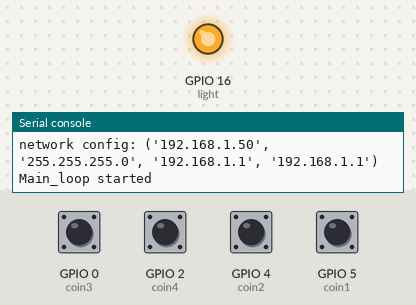
A program run on a simulated ESP8266 board running MicroPython. Parts: output pins drawn as LEDs (lit = HIGH), the last lines printed to the serial console. The test bench sets the inputs (shaded band); at power-on: GPIO 0 (coin3), GPIO 2 (coin4), GPIO 4 (coin2), GPIO 5 (coin1) HIGH. WiFi joins after 1.5 s; web requests get an empty 200 reply after 0.4 s.

Above: at 2.7 s.
2.8 s: GPIO 0 (coin3) pulled LOW for 0.15 s
At 3.2 s:
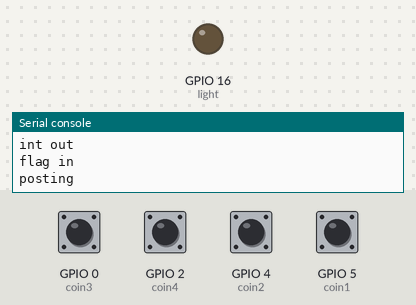
Timing chart, 0 to 5.8 s (numbered marks = the images above; inputs shaded):
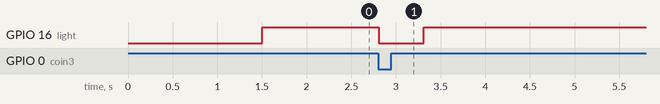

Measured:
- after the input at 2.8 s, GPIO 16 (light): HIGH → LOW at once, → HIGH 0.50 s later

The program:

boot-working-prototype.py
```python
# This file is executed on every boot (including wake-boot from deepsleep)

# Garbage collection

import gc
import micropython
import machine
import time
import socket
import network
import ubinascii

int_counter = 0
pin_flag = None
light = None
uid = None
p = None
gc.collect()

# This is for the web based python console. I figure we don't need this right now
# but it might be helpful later once we get the wifi going and aren't hooked up to
# a computer.

#import webrepl
#webrepl.start()

# Now let's mess with networking. The ESP8266 actually has two interfaces: one that
# can act as an AP and another that can connect to an existing network. I /think/ they
# both can stay on.

# The challenge here will be coming up with a way to automatically do this. Maybe we
# need to add bluetooth or something so that you can set this up from a phone? We
# certainly can't expect people to edit this file.

def do_connect():
    import network
    global uid
    sta_if = network.WLAN(network.STA_IF)
    if not sta_if.isconnected():
        print('Connecting to network...')
        sta_if.active(True)
        sta_if.connect('Railroad', '4029816110')
        while not sta_if.isconnected():
            pass
    print('network config:', sta_if.ifconfig())
    mac = ubinascii.hexlify(sta_if.config('mac'),':').decode()
    uid = mac.replace(":", "")

# Now we'll call that method.
print("After do_connect defined")
do_connect()

# We need this in case there is a problem in the interrupt handler, otherwise we won't
# see any exceptions. More info here:
# http://docs.micropython.org/en/latest/pyboard/reference/isr_rules.html#micropython-issues

micropython.alloc_emergency_exception_buf(100)

# We can keep this in the final version if we want, and have a single LED to indicate
# switch activity (or, more importantly, the fact that we caught the activity)

# The ESP8266 has an LED on it at GPIO 16 (D0). We can probably just use that.

light = machine.Pin(16, machine.Pin.OUT)

# This method is called by the main loop and handles sending the information to the cloud.
# See the notes for changes that need to be made to make it more elegant/robust.

# Assuming this can take longer than the the loop speed of the main loop and that multiple
# switch events could happen quickly, should we set up a queue? Or would python already
# queue up the calls to this method?

def post_to_cloud(p):
    global uid
    pin_num = str(p)
    print("posting")
    #todo Need to redo this so that it a) retries on fail and b) doesn't resolve the host address each time
    url = 'http://data.sparkfun.com/input/RMxK6xlqr8CbmMnQAnoJ?private_key=lzEe5EopAVcYAVvWEv7N&id=%s&pin=%s' % (uid, pin_num[4])
    _, _, host, path = url.split('/', 3)
    addr = socket.getaddrinfo(host, 80)[0][-1]
    so = socket.socket()
    so.connect(addr)
    so.send(bytes('GET /%s HTTP/1.0\r\nHost: %s\r\n\r\n' % (path, host), 'utf8'))

# This is our interrupt handler, also called an Interrupt Service Routine (ISR). It's called
# when an interrupt happens. The interrupt passes the GPIO pin number to this method, and we
# use that to set a var that the main loop looks for. When the main loop sees that var, it
# takes over the processing.

def int_handler(p):
    print("int in")
    global int_counter
    global pin_flag
    pin_flag = p
    print("int out")

# This is the main loop. Things happen here.

def main_loop(**kwargs):
    global pin_flag
    print("Main_loop started")

# Assigning names to each GPIO used for coin switch interrupts. These pins are hooked directly
# to the transistors on the MC board.

    coin1 = machine.Pin(5, machine.Pin.IN, machine.Pin.PULL_UP) #Left
    coin2 = machine.Pin(4, machine.Pin.IN, machine.Pin.PULL_UP)
    coin3 = machine.Pin(0, machine.Pin.IN, machine.Pin.PULL_UP) #Center
    coin4 = machine.Pin(2, machine.Pin.IN, machine.Pin.PULL_UP)

# These are our interrupts. They're set up to watch for the GPIO to rise from low to high
# and has the int_handler method as the callback. These are super sensitive, so we may need
# to add code or hardware to debounce.

    coin1.irq(trigger=coin1.IRQ_FALLING, handler=int_handler)
    coin2.irq(trigger=coin2.IRQ_FALLING, handler=int_handler)
    coin3.irq(trigger=coin3.IRQ_FALLING, handler=int_handler)
    coin4.irq(trigger=coin4.IRQ_FALLING, handler=int_handler)

    while True:
        light.high() # Resets LED
        if pin_flag:
            print("flag in")
            light.low() # Indicates activity for one loop.
            post_to_cloud(pin_flag)
            pin_flag = None
            print("flag OUT")
        time.sleep(0.1)

main_loop()

# Almost all of this should be moved to main.py at some point. This file is just to set up
# all the system stuff.
```
